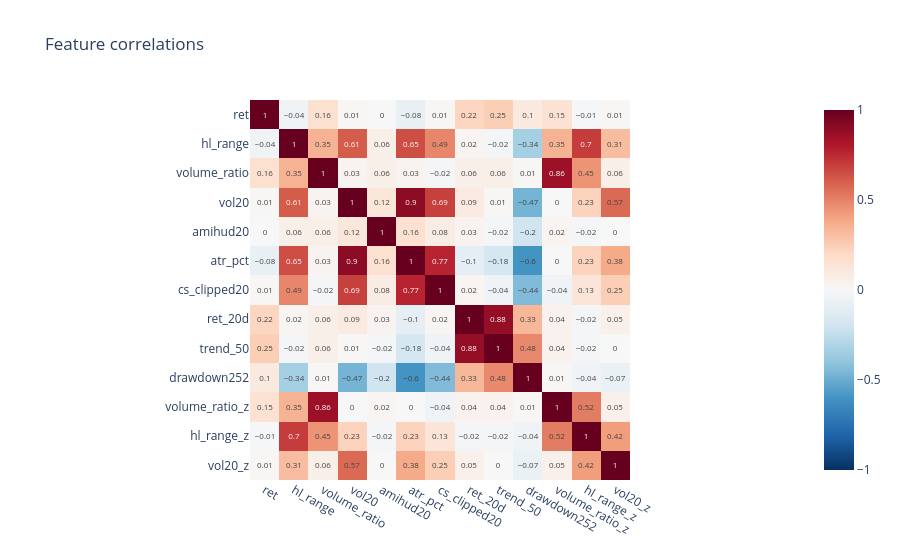

Notebook source saved alongside this figure:
### Code cell
cols = ["ret", "hl_range", "volume_ratio", "vol20", "amihud20", "atr_pct", "cs_clipped20",
        "ret_20d", "trend_50", "drawdown252", "volume_ratio_z", "hl_range_z", "vol20_z"]
corr = features[cols].dropna().corr()
px.imshow(corr.round(2), text_auto=True, zmin=-1, zmax=1, color_continuous_scale="RdBu_r",
          title="Feature correlations").show()
pairs = (corr.where(np.triu(np.ones(corr.shape, dtype=bool), 1)).stack()
         .rename("corr").reset_index().sort_values("corr", key=abs, ascending=False))
display(pairs.head(8).round(2))

### Figure 1 — Plotly figure (JSON) as saved in the notebook; plotly's stock layout.template omitted (floating-point values rounded to 4 significant figures; data arrays with more than 128 entries replaced by an {"elided": "..."} marker saying what was removed)
{"data": [{"coloraxis": "coloraxis", "hovertemplate": "x: %{x}<br>y: %{y}<br>color: %{z}<extra></extra>", "name": "0", "texttemplate": "%{z}", "type": "heatmap", "x": ["ret", "hl_range", "volume_ratio", "vol20", "amihud20", "atr_pct", "cs_clipped20", "ret_20d", "trend_50", "drawdown252", "volume_ratio_z", "hl_range_z", "vol20_z"], "xaxis": "x", "y": ["ret", "hl_range", "volume_ratio", "vol20", "amihud20", "atr_pct", "cs_clipped20", "ret_20d", "trend_50", "drawdown252", "volume_ratio_z", "hl_range_z", "vol20_z"], "yaxis": "y", "z": {"elided": "13x13 float values"}}], "layout": {"coloraxis": {"autocolorscale": false, "cmax": 1, "cmin": -1, "colorscale": [[0, "rgb(5,48,97)"], [0.1, "rgb(33,102,172)"], [0.2, "rgb(67,147,195)"], [0.3, "rgb(146,197,222)"], [0.4, "rgb(209,229,240)"], [0.5, "rgb(247,247,247)"], [0.6, "rgb(253,219,199)"], [0.7, "rgb(244,165,130)"], [0.8, "rgb(214,96,77)"], [0.9, "rgb(178,24,43)"], [1, "rgb(103,0,31)"]]}, "title": {"text": "Feature correlations"}, "xaxis": {"anchor": "y", "constrain": "domain", "domain": [0, 1], "scaleanchor": "y"}, "yaxis": {"anchor": "x", "autorange": "reversed", "constrain": "domain", "domain": [0, 1]}}}
